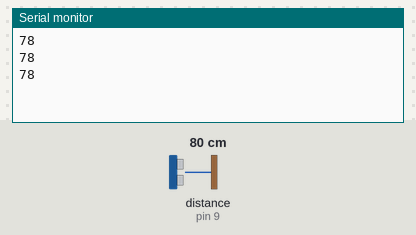
Bench run of a sketch on a simulated Arduino Uno, built with avr-gcc and run on an emulated ATmega328P. On the bench: the last lines printed to the serial monitor. Wiring (inferred from the names in the program): ultrasonic range finder: trigger pin 8; echo pin 9. The inputs (shaded band) are chosen by the test bench; at power-on: distance to the obstacle (sensor on pin 9) 80 cm. The echo pulse lasts 58.3 µs per cm.

Above: at 1.3 s.
1.4 s: distance to the obstacle (sensor on pin 9) set to 2 cm
At 1.9 s:
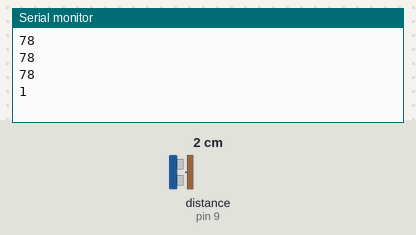
2.9 s: distance to the obstacle (sensor on pin 9) set to 4 cm
At 3.4 s:
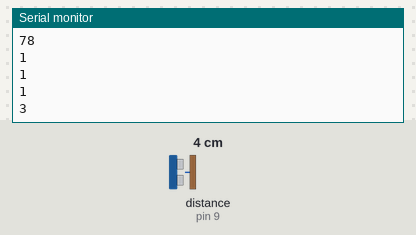
Timing chart, 0 to 5.9 s (numbered marks = the images above; inputs shaded):
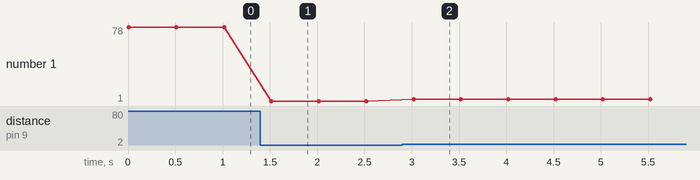

Measured:
- after the input at 1.4 s, the serial monitor: prints a new line after 0.12 s (image 1)
- after the input at 2.9 s, the serial monitor: prints a new line after 0.12 s (image 2)
- plotted number 1: 78 → 1 after the input at 1.4 s, 1 → 3 after the input at 2.9 s

The sketch:

PingSensorSample.ino
```cpp
const int trigPin = 8;
const int echoPin = 9;

void setup() {
  pinMode(trigPin, OUTPUT);
  pinMode(echoPin, INPUT);

  Serial.begin(9600);
}

void loop() {
  Serial.println(getDistance());
  delay(500);
}

int getDistance()
{

  //Making sure there is nothing on the trigpin
  digitalWrite(trigPin, LOW);
  delayMicroseconds(2);

  //Setting the signal on the trigger pin to HIGH for 10 microseconds
  digitalWrite(trigPin, HIGH);
  delayMicroseconds(10);
  digitalWrite(trigPin, LOW);

  //Reading the incoming pulse from the echopin
  long duration = pulseIn(echoPin, HIGH);

  //Calculating the distance
  int distance = duration*0.034/2;

  return distance;
}
```
